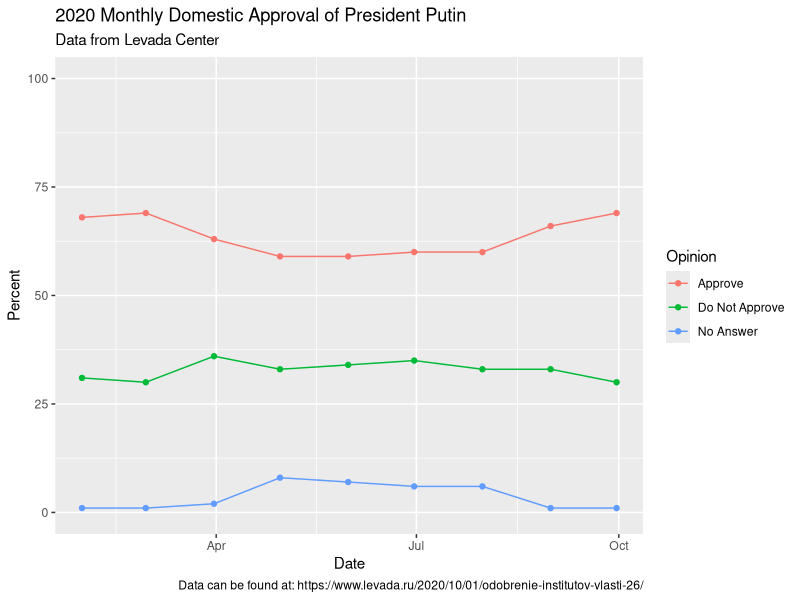

Source code (R):
## ---- chunk 1
knitr::opts_chunk$set(echo = FALSE)
library(tidyverse)
library(readxl)
## ---- chunk 2
putindat <- read_xlsx("raw-data/putin.xlsx")
## ---- chunk 3
putingg <- ggplot(putindat, aes(x = Date, y = Percent, color = Opinion)) + 
  geom_point() +
  geom_line() +
  expand_limits(y = c(0, 100)) +
  labs(title = "2020 Monthly Domestic Approval of President Putin",
       subtitle = "Data from Levada Center",
       caption = "Data can be found at: https://www.levada.ru/2020/10/01/odobrenie-institutov-vlasti-26/")

ggsave("putingg.png")
